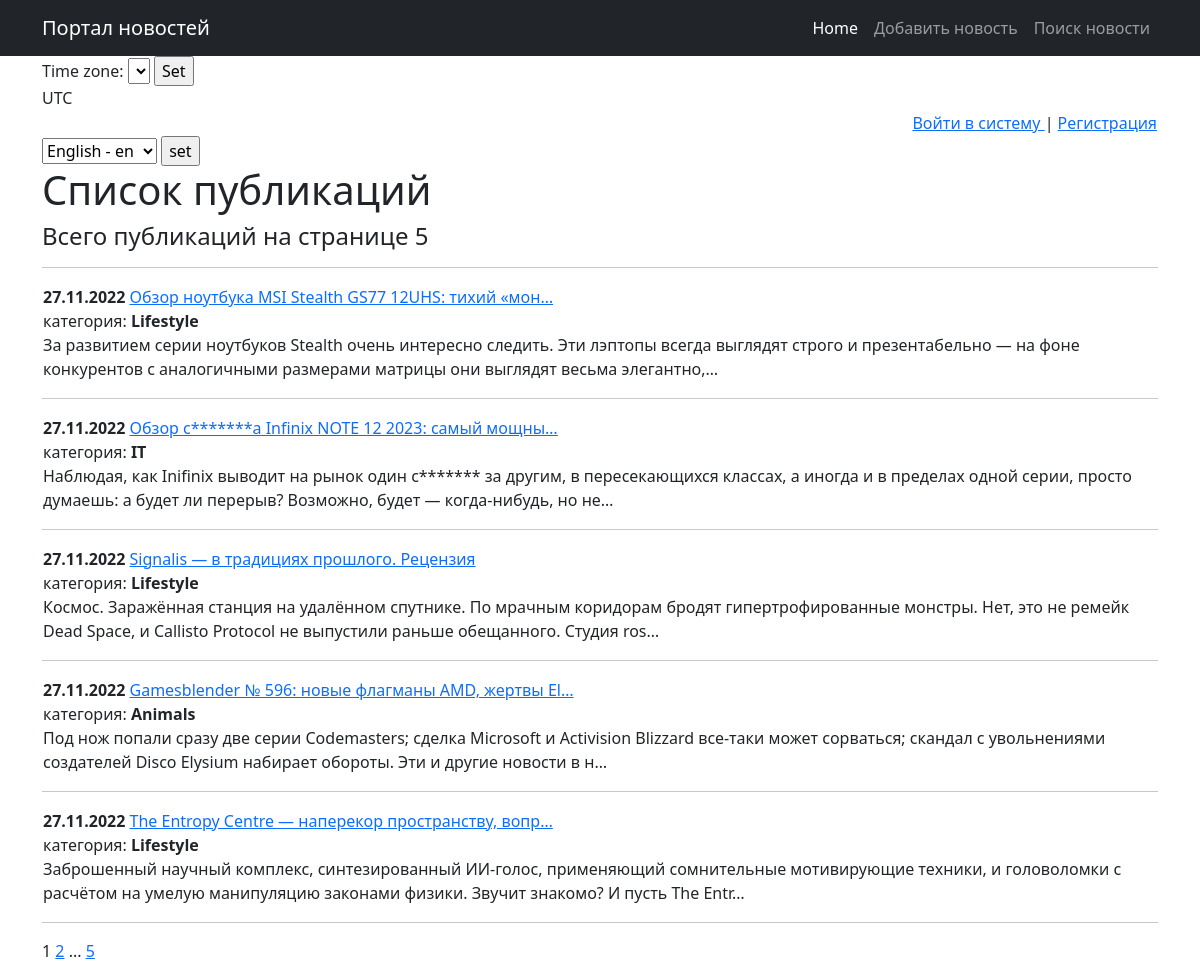
Page /news/ on the committed database.
### news/models.py (models this page shows, shortened)
class Posts(models.Model):
    news = 'NE'
    articles = 'AR'
    TYPE_SELECT = [(news, 'Новость'), (articles, 'Статья')]
    authors = models.ForeignKey(Authors, on_delete=models.CASCADE)
    post_type = models.CharField(max_length=2, choices=TYPE_SELECT)
    date_create = models.DateTimeField(auto_now_add=True)
    header = models.CharField(max_length=155, default='Unnamed')
    body = models.TextField(default='Text')
    rate_post = models.IntegerField(default=0, db_column='rating')
    name_category = models.ManyToManyField(Categories, through='Post_Category')
    @property
    def post_rating(self):
        return self.rate_post

class Categories(models.Model):
    cat_name = models.CharField(max_length=255, unique=True, help_text=_('category name'))
    sub_user = models.ManyToManyField(User, through='SubscribersUsers')
    def __str__(self):
        return f'{self.cat_name}'

### news/views.py (the view, shortened to what this page needs)
# urls.py: path('', PostsList.as_view()),
class PostsList(ListView):
    model = Posts
    ordering = '-date_create'
    template_name = 'posts.html'
    context_object_name = 'posts'
    paginate_by = 5
    def get_context_data(self, **kwargs):
        context = super().get_context_data(**kwargs)
        context['is_not_authors'] = not self.request.user.groups.filter(name='authors').exists()
        return context

### news/templatetags/custom_filters.py (called while the page is built)
@register.filter()
def censor(value):
    for word in words_censor:
        value = value.replace(word[1:], '*' * len(word[1:]))
    return value

### templates/posts.html (shortened to what this page needs)
{% extends 'flatpages/default.html' %}
{% load custom_filters %}
{% load custom_tags %}
{% load i18n %}
{% block content %}
{% include 'auth.html' %}
<form action="{% url 'set_language' %}" method="POST"> {% csrf_token %}
        <select name="language" id="">
            {% get_available_languages as LANGUAGES %}
            {% get_language_info_list for LANGUAGES as languages %}
            {% for language in languages %}
                <option value="{{ language.code }}" {% if language.code == LANGUAGE_CODE %} selected {% endif %}>
                    {{ language.name_local }} - {{ language.code }}
                </option>
            {% endfor %}
        </select>
        <input type="submit" value="set">
    </form>
    <h1>Список публикаций</h1>
    <h4>Всего публикаций на странице {{ posts|length }}</h4>
    <hr>
    {% if posts %}
        {% for post in posts %}
        <table border = 0 width = 100%>
            <tr>
                <td align="left">
                    <b>{{ post.date_create|date:'d.m.Y' }}</b>
                    <a href="/news/{{post.pk}}">{{ post.header|truncatechars:50|censor }}</a>
                    <br>
                    {% for cat in post.name_category.all %}
                    категория:
                    <b>{{ cat }}</b>
                    {% endfor %}
                    <br>
                    {{ post.body|truncatechars:200|censor }}
                </td>
            </tr>
        </table>
        <hr>
        {% endfor %}
    {% else %}
        <h2>Новостей нет</h2>
    {% endif %}
   {{ page_obj.number }}
   {% if page_obj.has_next %}
       <a href="?page={{ page_obj.next_page_number }}">{{ page_obj.next_page_number }}</a>
       {% if paginator.num_pages != page_obj.next_page_number %}
           ...
           <a href="?page={{ page_obj.paginator.num_pages }}">{{ page_obj.paginator.num_pages }}</a>
       {% endif %}
   {% endif %}
{% endblock content %}

### templates/flatpages/default.html (shortened to what this page needs)
{% load tz %}
<!DOCTYPE html>
<html lang="en">
    <head>
        {% load static %}
        <link href="{% static 'css/styles.css' %}" rel="stylesheet" />
    </head>
    {% load cache %}
        {% cache 30 header %}
            {% block header %}
    <body>
        <nav class="navbar navbar-expand-lg navbar-dark bg-dark">
            <div class="container">
                <a class="navbar-brand" href="/news/">Портал новостей</a>
                <div class="collapse navbar-collapse" id="navbarSupportedContent">
                    <ul class="navbar-nav ms-auto mb-2 mb-lg-0">
                        <li class="nav-item"><a class="nav-link active" aria-current="page" href="/news/">Home</a></li>
                        <li class="nav-item"><a class="nav-link" href="/news/create/">Добавить новость</a></li>
                        <li class="nav-item"><a class="nav-link" href="/news/search/">Поиск новости</a></li>
                    </ul>
                </div>
            </div>
        </nav>
            {% endblock header %}
    {% endcache %}
        <div class="container">
{% get_current_timezone as TIME_ZONE %}
    <form action="" method="POST">
        <label for="timezone">Time zone:</label>
        <select name="timezone">
        </select>
        <input type="submit" value="Set">
    </form>
    {{ TIME_ZONE }}
                {% block content %}
                {% endblock content %}
        </div>
    </body>
</html>

### templates/auth.html
<table width="100%" border="0">
        <tr>
            <td align="right">
                {% if request.user.username %}
                <p>Пользователь: <a href="/welcome/">{{request.user.username}}</a> &nbsp|&nbsp <a href="/accounts/logout/">Выйти</a>
                {% else %}
                <a href="/accounts/login"> Войти в систему </a> | <a href="/accounts/signup"> Регистрация </a>
                {% endif %}
            </td>
        </tr>
    </table>

### rows in the picture
Posts: date_create "27.11.2022", header|censor "Обзор ноутбука MSI Stealth GS77 12UHS: тихий «мон…", body|censor "За развитием серии ноутбуков Stealth очень интересно следить. Эти лэптопы всегда выглядят строго и презентабельно — на фоне конкурентов с аналогичными размерами матрицы они выглядят весьма элегантно,…"
Categories: cat_name "Lifestyle"
Posts: date_create "27.11.2022", header|censor "Обзор с*******а Infinix NOTE 12 2023: самый мощны…", body|censor "Наблюдая, как Inifinix выводит на рынок один с******* за другим, в пересекающихся классах, а иногда и в пределах одной серии, просто думаешь: а будет ли перерыв? Возможно, будет — когда-нибудь, но не…"
Categories: cat_name "IT"
Posts: date_create "27.11.2022", header|censor "Signalis — в традициях прошлого. Рецензия", body|censor "Космос. Заражённая станция на удалённом спутнике. По мрачным коридорам бродят гипертрофированные монстры. Нет, это не ремейк Dead Space, и Callisto Protocol не выпустили раньше обещанного. Студия ros…"
Posts: date_create "27.11.2022", header|censor "Gamesblender № 596: новые флагманы AMD, жертвы El…", body|censor "Под нож попали сразу две серии Codemasters; сделка Microsoft и Activision Blizzard все-таки может сорваться; скандал с увольнениями создателей Disco Elysium набирает обороты. Эти и другие новости в н…"
Categories: cat_name "Animals"
Posts: date_create "27.11.2022", header|censor "The Entropy Centre — наперекор пространству, вопр…", body|censor "Заброшенный научный комплекс, синтезированный ИИ-голос, применяющий сомнительные мотивирующие техники, и головоломки с расчётом на умелую манипуляцию законами физики. Звучит знакомо? И пусть The Entr…"

### other values in the picture
{{ TIME_ZONE }} "UTC"
{{ posts|length }} "5"
{{ page_obj.number }} "1"
{{ page_obj.next_page_number }} "2"
{{ page_obj.paginator.num_pages }} "5"
form field language "English - en"
